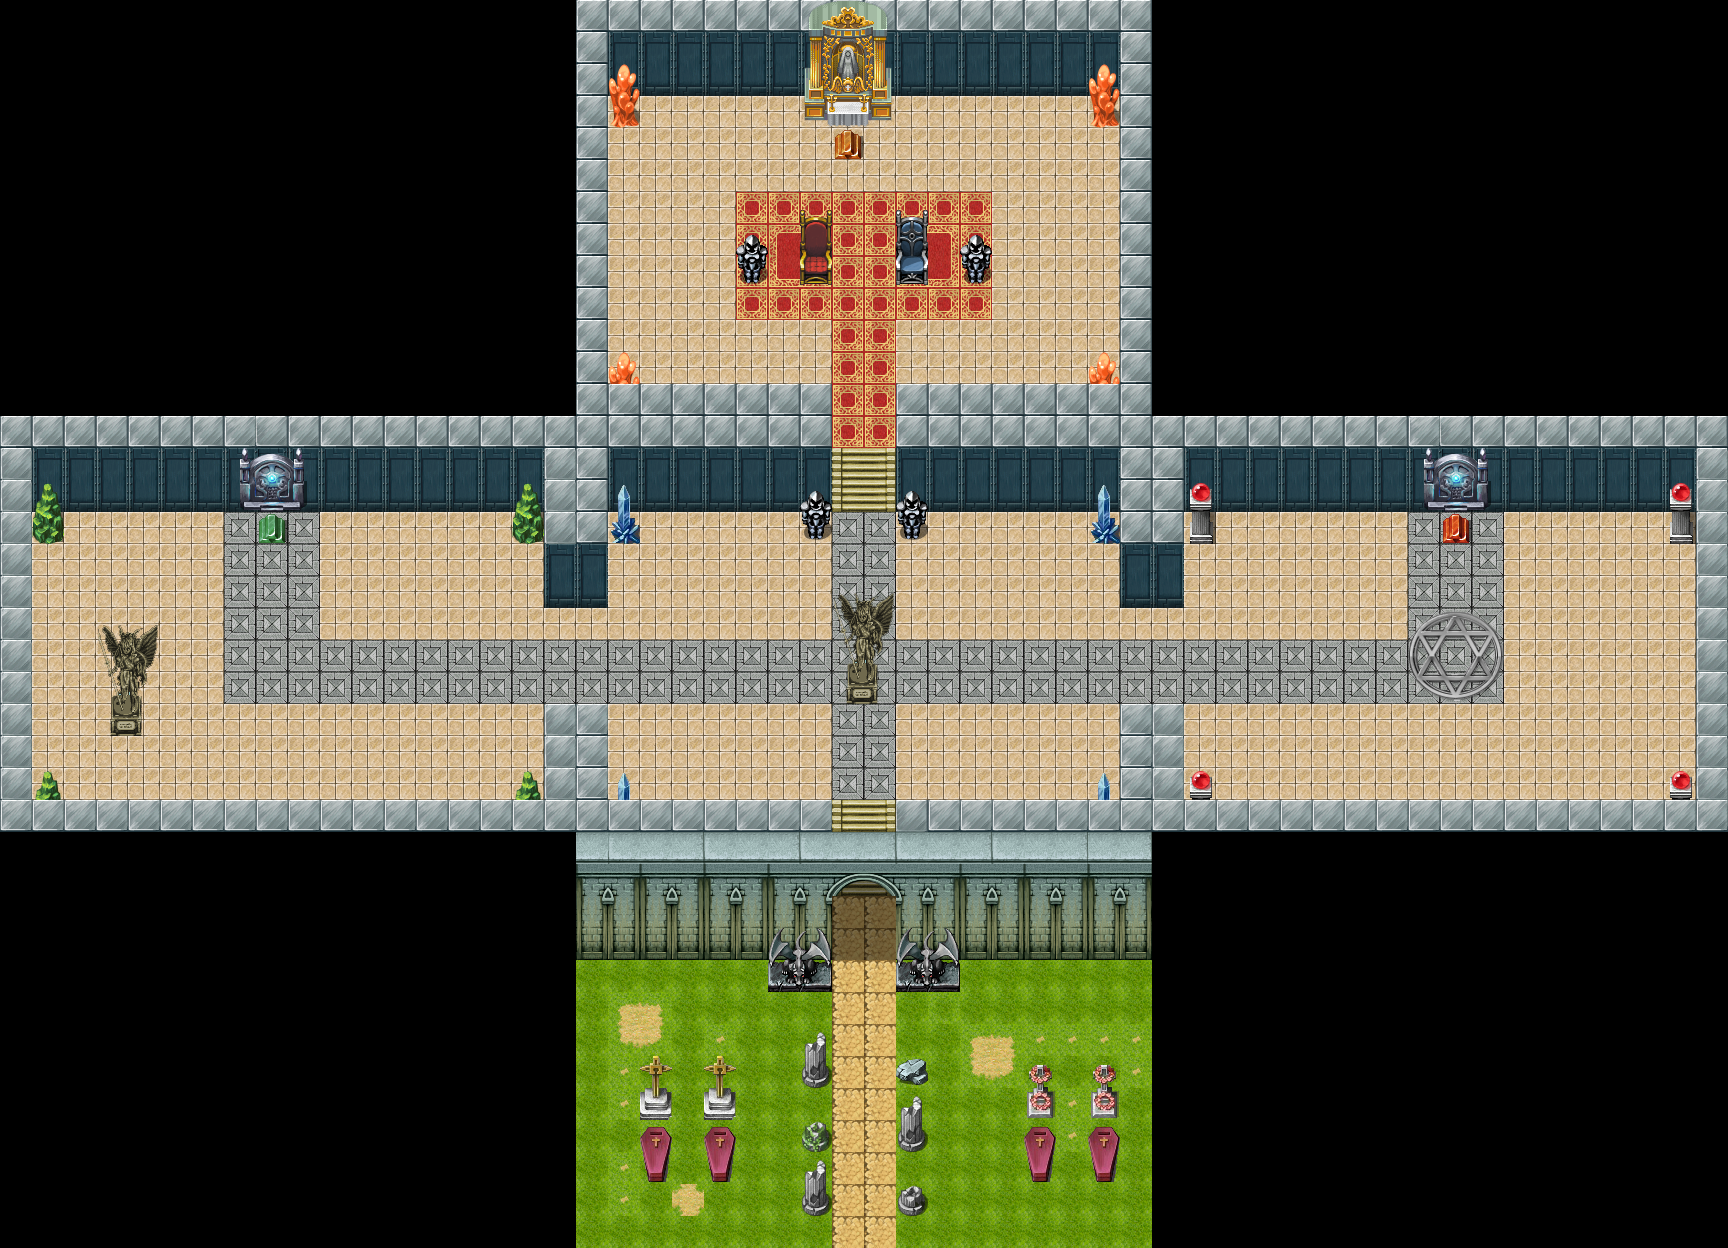

A 2D game scene composited from a Tiled map and its tileset images. What follows is a short description and the map's XML, with each tile layer's data collapsed to a summary:
An orthogonal 54x39 tile map with 32x32 px tiles, 4 tile layers (sol, dessin sur sol et mur, obstacle sol , element en lair), 1 hidden layer not drawn, 9 tilesets and 3 objects (3x change-map).

<map version="1.0" orientation="orthogonal" width="54" height="39" tilewidth="32" tileheight="32">
 <tileset firstgid="1" name="Dungeon_A4" tilewidth="32" tileheight="32">
  <image source="../textures/Dungeon_A4.png" width="512" height="480" />
 </tileset>
 <tileset firstgid="241" name="Dungeon_A5" tilewidth="32" tileheight="32">
  <image source="../textures/Dungeon_A5.png" width="256" height="512" />
 </tileset>
 <tileset firstgid="369" name="TuilesBLoc" tilewidth="32" tileheight="32">
  <image source="../textures/TuilesBLoc.png" width="160" height="160" />
 </tileset>
 <tileset firstgid="394" name="vrac_1" tilewidth="32" tileheight="32">
  <image source="../textures/vrac_1.png" width="512" height="512" />
 </tileset>
 <tileset firstgid="650" name="dehors" tilewidth="32" tileheight="32">
  <image source="../textures/dehors.png" width="512" height="384" />
 </tileset>
 <tileset firstgid="842" name="entree" tilewidth="32" tileheight="32">
  <image source="../textures/entree.png" width="512" height="512" />
 </tileset>
 <tileset firstgid="1098" name="statues" tilewidth="32" tileheight="32">
  <image source="../textures/statues.png" width="512" height="512" />
 </tileset>
 <tileset firstgid="1354" name="decor" tilewidth="32" tileheight="32">
  <image source="../textures/decor.png" width="512" height="384" />
 </tileset>
 <tileset firstgid="1546" name="vrac 2" tilewidth="32" tileheight="32">
  <image source="../textures/vrac 2.png" width="512" height="512" />
 </tileset>
 <layer name="sol" width="54" height="39">
  <data>[2106 cells, 1106 non-empty, 28 distinct tile ids]</data>
 </layer>
 <layer name="dessin sur sol et mur" width="54" height="39">
  <data>[2106 cells, 33 non-empty, 27 distinct tile ids]</data>
 </layer>
 <layer name="obstacle sol " width="54" height="39">
  <data>[2106 cells, 87 non-empty, 34 distinct tile ids]</data>
 </layer>
 <layer name="element en lair" width="54" height="39">
  <data>[2106 cells, 77 non-empty, 30 distinct tile ids]</data>
 </layer>
 <layer name="bloc" width="54" height="39" visible="0">
  <data>[2106 cells, 267 non-empty, 1 distinct tile ids]</data>
 </layer>
 <objectgroup name="Calque d'objets 1" width="54" height="39" visible="0">
  <object name="go vallee" type="change-map" x="290" y="514" width="26" height="31">
   <properties>
    <property name="dest-map" value="vallee" />
    <property name="dest-x" value="100" />
    <property name="dest-y" value="100" />
   </properties>
  </object>
  <object name="go desert" type="change-map" x="832" y="132" width="27" height="30">
   <properties>
    <property name="dest-map" value="desert" />
    <property name="dest-x" value="100" />
    <property name="dest-y" value="100" />
   </properties>
  </object>
  <object name="go volcan" type="change-map" x="1380" y="516" width="24" height="25">
   <properties>
    <property name="dest-map" value="volcan" />
    <property name="dest-x" value="100" />
    <property name="dest-y" value="100" />
   </properties>
  </object>
 </objectgroup>
</map>
